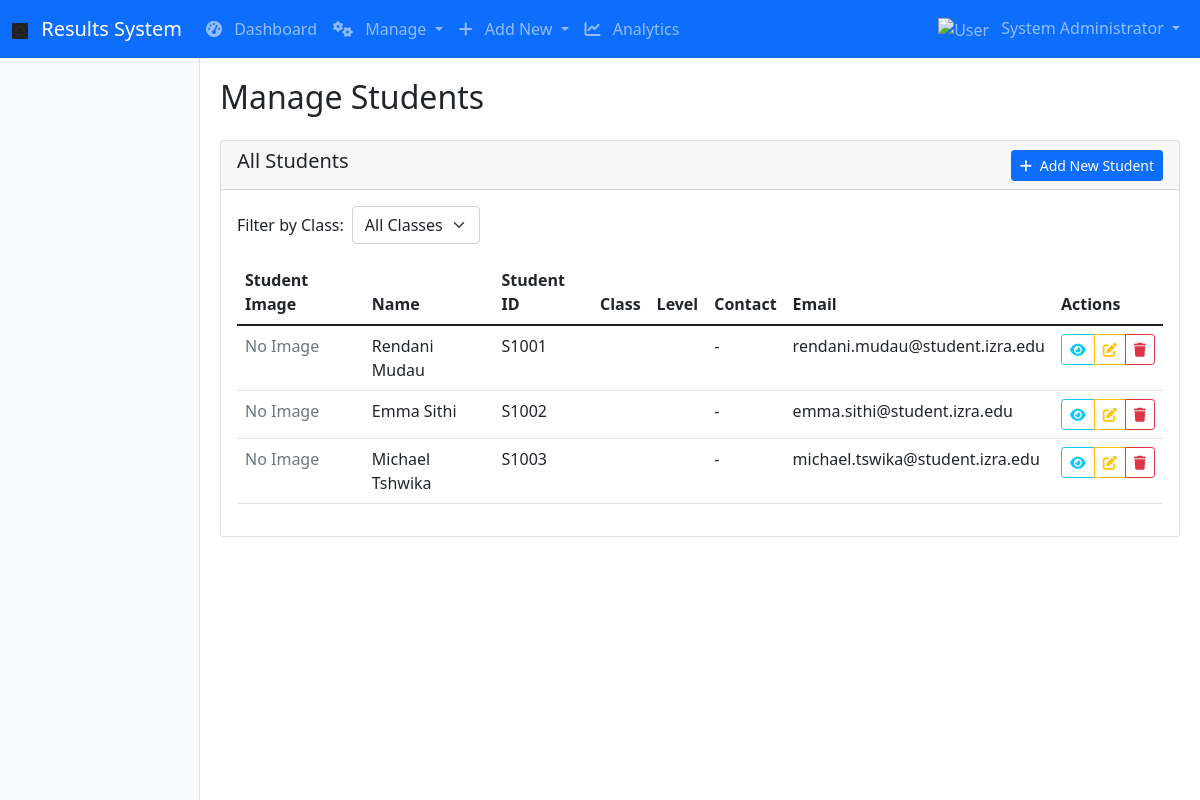
/admin/students (signed in), run on the app's committed database.
### tables this page shows
CREATE TABLE students
                 (id INTEGER PRIMARY KEY AUTOINCREMENT,
                 student_id TEXT UNIQUE NOT NULL,
                 full_name TEXT NOT NULL,
                 email TEXT NOT NULL,
                 program TEXT,
                 year INTEGER,
                 date_of_birth TEXT,
                 phone_number TEXT,
                 address TEXT,
                 created_at TEXT DEFAULT CURRENT_TIMESTAMP);

### app.py (the view)
    def decorated_function(*args, **kwargs):
        if 'role' not in session or session['role'] != 'admin':
            flash('Admin access required.', 'danger')
            return redirect(url_for('login'))
        return f(*args, **kwargs)

### app.py (called while the page is built)
def get_db_connection():
    conn = sqlite3.connect('results.db')
    conn.row_factory = sqlite3.Row
    return conn

def admin_required(f):
    def decorated_function(*args, **kwargs):
        if 'role' not in session or session['role'] != 'admin':
            flash('Admin access required.', 'danger')
            return redirect(url_for('login'))
        return f(*args, **kwargs)
    decorated_function.__name__ = f.__name__
    return decorated_function

@app.context_processor
def utility_processor():
    def now(format='%Y-%m-%d %H:%M'):
        return datetime.now().strftime(format)
    return dict(now=now)

### templates/manage_students.html (shortened to what this page needs)
{% extends "base.html" %}
{% block content %}
<h2 class="mb-4">Manage Students</h2>
<div class="card">
    <div class="card-header d-flex justify-content-between align-items-center">
        <h5>All Students</h5>
        <a href="{{ url_for('add_student') }}" class="btn btn-primary btn-sm">
            <i class="fas fa-plus me-1"></i> Add New Student
        </a>
    </div>
    <div class="card-body">
        <form method="get" class="mb-3">
            <div class="row g-2 align-items-center">
                <div class="col-auto">
                    <label for="class_filter" class="col-form-label">Filter by Class:</label>
                </div>
                <div class="col-auto">
                    <select class="form-select" id="class_filter" name="class_level" onchange="this.form.submit()">
                        <option value="">All Classes</option>
                    </select>
                </div>
            </div>
        </form>
        {% if students %}
        <div class="table-responsive">
            <table class="table table-hover">
                <thead>
                    <tr>
                        <th>Student Image</th>
                        <th>Name</th>
                        <th>Student ID</th>
                        <th>Class</th>
                        <th>Level</th>
                        <th>Contact</th>
                        <th>Email</th>
                        <th>Actions</th>
                    </tr>
                </thead>
                <tbody>
                    {% for student in students %}
                    <tr>
                        <td>
                            {% if student.image %}
                                <img src="{{ url_for('static', filename='student_images/' ~ student.image) }}"
                                     alt="Student Image"
                                     style="height:50px; width:50px; object-fit:cover; border-radius:50%;">
                            {% else %}
                                <span class="text-muted">No Image</span>
                            {% endif %}
                        </td>
                        <td>{{ student.full_name }}</td>
                        <td>{{ student.student_id }}</td>
                        <td>{{ student.class_level }}</td>
                        <td>{{ student.level }}</td>
                        <td>{{ student.contact_number or '-' }}</td>
                        <td>{{ student.email or '-' }}</td>
                        <td>
                            <div class="btn-group" role="group">
                                <button type="button" class="btn btn-sm btn-outline-info"
                                        title="View Details"
                                        onclick="viewStudent({{ student.id }}, '{{ student.full_name }}', '{{ student.address or '' }}')">
                                    <i class="fas fa-eye"></i>
                                </button>
                                <a href="{{ url_for('edit_student', student_id=student.id) }}"
                                   class="btn btn-sm btn-outline-warning" title="Edit">
                                    <i class="fas fa-edit"></i>
                                </a>
                                <button type="button" class="btn btn-sm btn-outline-danger"
                                        title="Delete"
                                        onclick="confirmDelete({{ student.id }}, '{{ student.full_name }}')">
                                    <i class="fas fa-trash"></i>
                                </button>
                            </div>
                        </td>
                    </tr>
                    {% endfor %}
                </tbody>
            </table>
        </div>
        {% endif %}
    </div>
</div>
{% endblock %}

### data on the page
students: full_name "Rendani Mudau", student_id "S1001", contact_number "-", email "rendani.mudau@student.izra.edu"
students: full_name "Emma Sithi", student_id "S1002", contact_number "-", email "emma.sithi@student.izra.edu"
students: full_name "Michael Tshwika", student_id "S1003", contact_number "-", email "michael.tswika@student.izra.edu"

### other printed values
{{ session.full_name }} "System Administrator"
